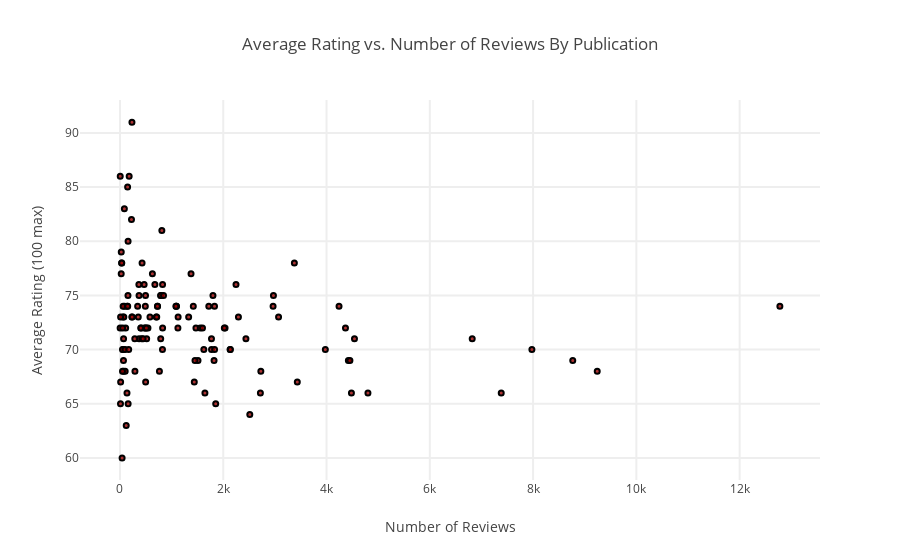

Notebook cell for this chart:
### Code cell
N = 500

data3 = go.Scatter(
    x = macro_df['total reviews'],
    y = macro_df['average score'],
    text = macro_df['publication'],
    name = 'Above',
    mode = 'markers',
    marker = dict(
        size = 5,
        color = 'rgba(152, 0, 0, .8)',
        line = dict(
            width = 2,
            color = 'rgb(0, 0, 0)'
        )
    )
)

layout3= go.Layout(
    title= 'Average Rating vs. Number of Reviews By Publication',
    hovermode= 'closest',
    xaxis= dict(
        title= 'Number of Reviews',
        #type = 'log',
        zeroline= False,
        gridwidth= 2,
    ),
    yaxis=dict(
        title= 'Average Rating (100 max)',
        gridwidth= 2,
    ),
    showlegend= False
)

z = np.polyfit(macro_df['total reviews'],macro_df['average score'],1)
p = np.poly1d(z) 

print("Linear Regression: " + str(p))

fig3 = dict(data=[data3], layout=layout3)
iplot(fig3, filename='styled-scatter')

### Figure 1 — Plotly figure (JSON) as saved in the notebook; plotly's stock layout.template omitted (floating-point values rounded to 4 significant figures; data arrays with more than 128 entries replaced by an {"elided": "..."} marker saying what was removed)
{"data": [{"marker": {"color": "rgba(152, 0, 0, .8)", "line": {"color": "rgb(0, 0, 0)", "width": 2}, "size": 5}, "mode": "markers", "name": "Above", "text": {"elided": "129 str values"}, "type": "scatter", "x": {"elided": "129 int values"}, "y": {"elided": "129 int values"}}], "layout": {"hovermode": "closest", "showlegend": false, "title": "Average Rating vs. Number of Reviews By Publication", "xaxis": {"gridwidth": 2, "title": "Number of Reviews", "zeroline": false}, "yaxis": {"gridwidth": 2, "title": "Average Rating (100 max)"}}}
